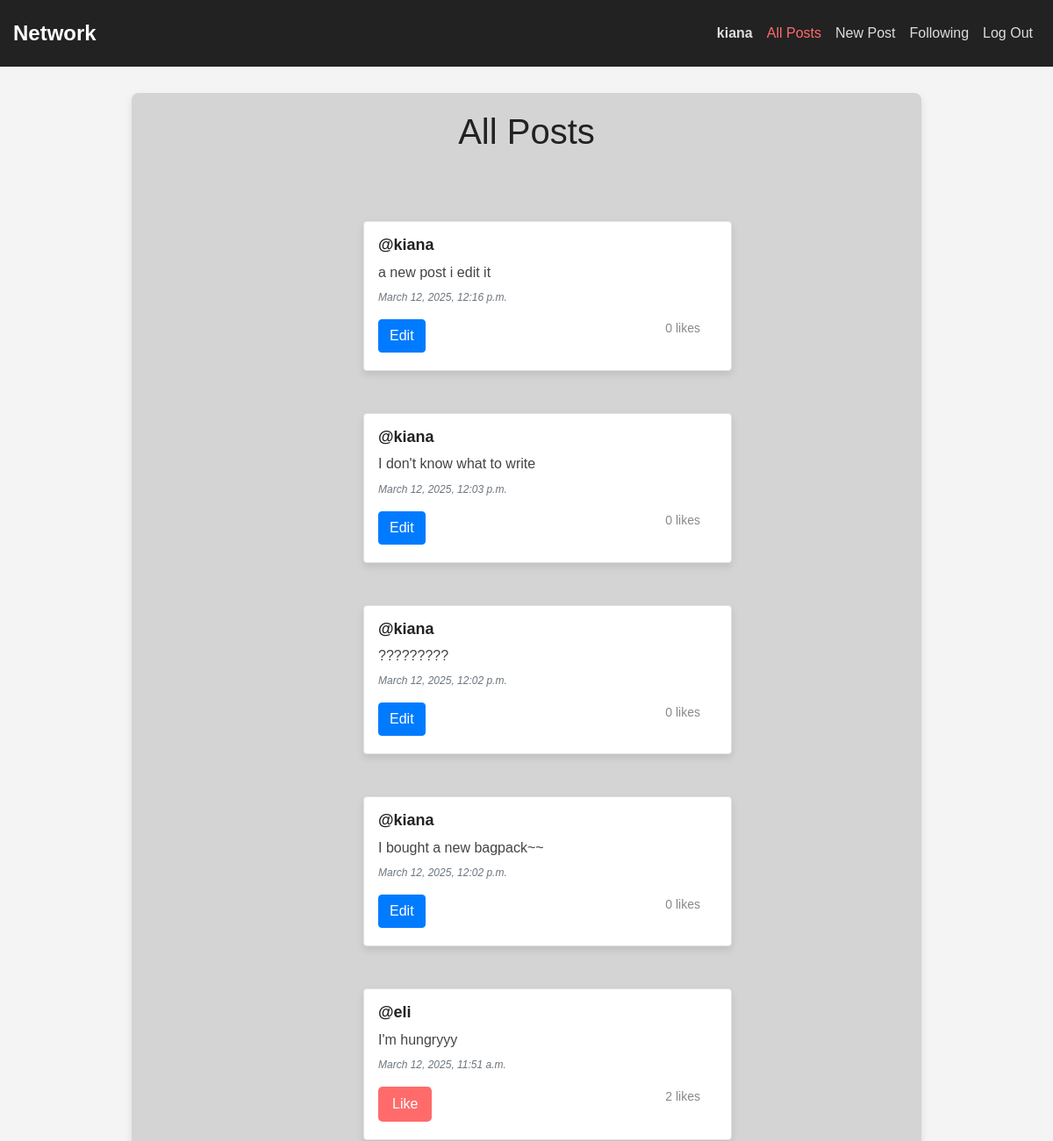
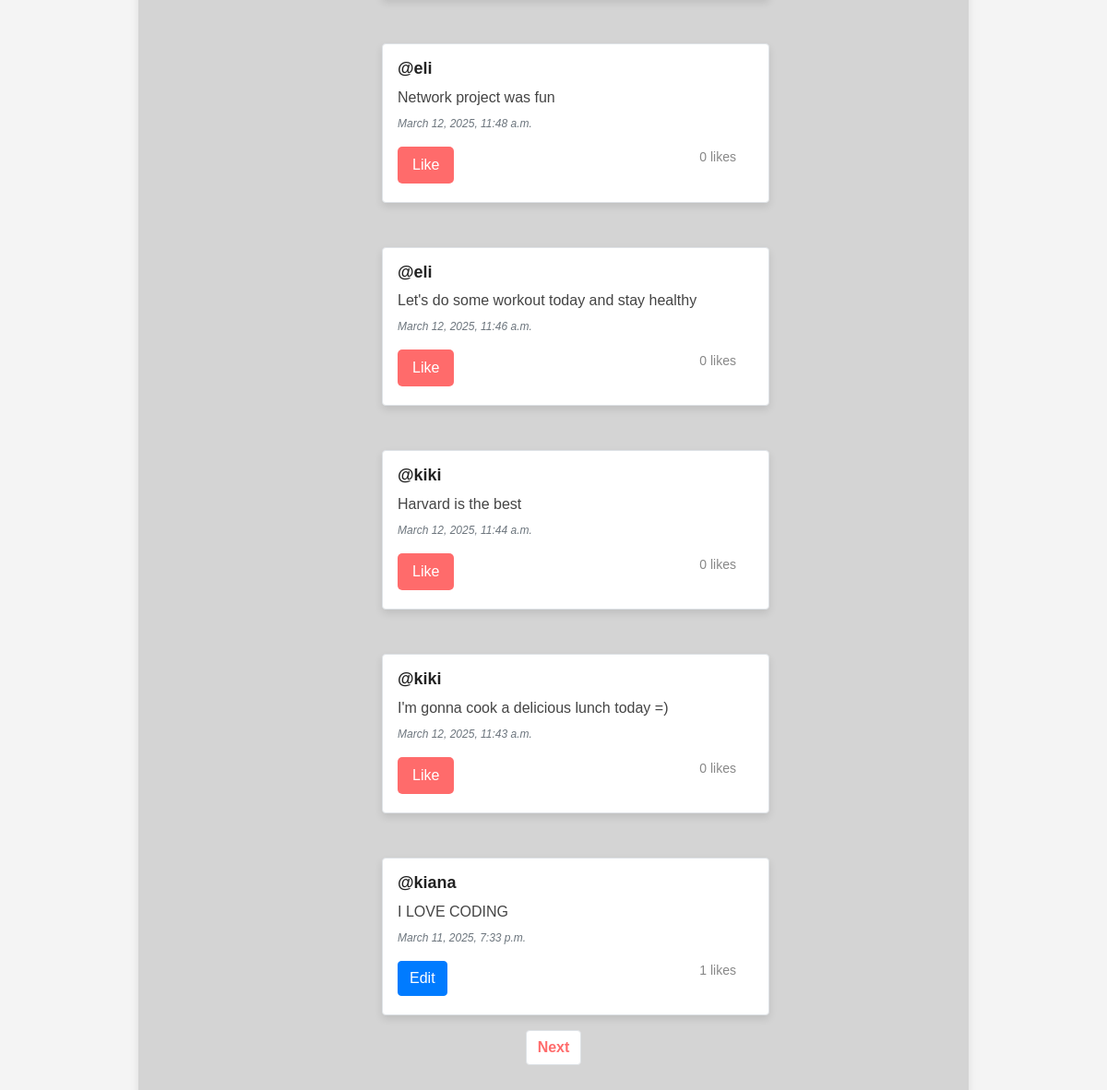
/ (signed in), run on the app's committed database (2 pictures, top to bottom).
### network/models.py (models this page shows, shortened)
class User(AbstractUser):
    pass

class Post(models.Model):
    content = models.CharField(max_length=140)
    user = models.ForeignKey(User, on_delete=models.CASCADE, related_name="author")
    date = models.DateTimeField(auto_now_add=True)

### network/views.py (the view)
# urls.py: path("", views.index, name="index"),
def index(request):
    allPosts = Post.objects.all().order_by("id").reverse()
    paginator = Paginator(allPosts, 10)
    page_number = request.GET.get('page')
    page_obj = paginator.get_page(page_number)
    return render(request, "network/index.html", {
        "allPosts": allPosts,
        "page_obj": page_obj
    })

### network/templates/network/index.html (shortened to what this page needs)
{% extends "network/layout.html" %}
{% block body %}
    <h1>All Posts</h1>
    <div class="allPosts d-flex flex-column align-items-center">
        {% for post in page_obj %}
           <div class="post ml-5 mt-5 pl-3 pt-3 border w-50 rounded">
                <h5 class="username"><a href="{% url 'profile' user_id=post.user.id %}">@{{ post.user }}</a></h5>
                <h6 class="content" id="content_{{ post.id }}">{{ post.content }}</h6>
                <p class="date text-muted small font-italic">{{ post.date }}</p>
                <div class="d-flex justify-content-between align-items-center">
                    {% if user.is_authenticated %}
                        {% if user == post.user %}
                            <div class="d-flex justify-content-around">
                                <button class="btn btn-primary" type="button" data-toggle="modal" data-target="#modal_edit_post_{{ post.id }}">Edit</button>
                            </div>
                        {% endif %}
                        {% if user != post.user %}
                            <button class="like-btn" id="like-btn-{{ post.id }}" data-post-id="{{ post.id }}" onclick="toggleLike('{{ post.id }}')">
                                {% if request.user in post.users_liked.all %}
                                Unlike
                                {% else %}
                                Like
                                {% endif %}
                            </button>
                        {% endif %}
                    {% endif %}
                    <p id="like-count-{{ post.id }}" class="likeCount">
                        {{ post.users_liked.count }} likes
                    </p>
                </div>
           </div>
        {% endfor %}
    </div>
    <nav aria-label="Page navigation example">
        <ul class="pagination d-flex justify-content-center mt-3">
            {% if page_obj.has_next %}
               <li class="page-item"><a class="page-link" href="?page={{page_obj.next_page_number }}">Next</a></li>
            {% endif %}
        </ul>
      </nav>
{% endblock %}

### network/templates/network/layout.html (shortened to what this page needs)
{% load static %}
<!DOCTYPE html>
<html lang="en">
    <head>
        <link rel="stylesheet" href="https://stackpath.bootstrapcdn.com/bootstrap/4.4.1/css/bootstrap.min.css">
        <link href="{% static 'network/styles.css' %}" rel="stylesheet" type="text/css">
    </head>
    <body>
        <nav class="navbar navbar-expand-lg">
            <a class="navbar-brand" href="{% url 'index' %}">Network</a>
            <div class="collapse navbar-collapse">
                <ul class="navbar-nav ml-auto">
                    {% if user.is_authenticated %}
                        <li class="nav-item {% if request.path == '/profile/' %}active{% endif %}">
                            <a class="nav-link" href="{% url 'profile' user_id=user.id %}"><strong>{{ user.username }}</strong></a>
                        </li>
                        <li class="nav-item {% if request.path == '/' %}active{% endif %}">
                            <a class="nav-link" href="{% url 'index' %}">All Posts</a>
                        </li>
                        <li class="nav-item {% if request.path == '/newPost/' %}active{% endif %}">
                            <a class="nav-link" href="{% url 'newPost' %}">New Post</a>
                        </li>
                        <li class="nav-item {% if request.path == '/following/' %}active{% endif %}">
                            <a class="nav-link" href="{% url 'following' %}">Following</a>
                        </li>
                        <li class="nav-item {% if request.path == '/logout/' %}active{% endif %}">
                            <a class="nav-link" href="{% url 'logout' %}">Log Out</a>
                        </li>
                    {% endif %}
                </ul>
            </div>
        </nav>
        <div class="content-body">
            {% block body %}
            {% endblock %}
        </div>
    </body>
</html>

### network/static/network/styles.css (style rules this page uses)
body { background-color: #f4f4f4; font-family: Arial, sans-serif; margin: 0; padding: 0; }
.navbar { background-color: #222; padding: 15px; }
.navbar-brand { color: #fff !important; font-weight: bold; font-size: 24px; }
.navbar-nav .nav-item .nav-link { color: #ddd; transition: color 0.3s; }
.navbar-nav .nav-item .nav-link:hover, .navbar-nav .nav-item.active .nav-link { color: #ff6b6b; }
.content-body { max-width: 900px; margin: 30px auto; background: rgb(212, 212, 212); padding: 20px; border-radius: 8px; box-shadow: 0 4px 8px rgba(0, 0, 0, 0.1); }
h1 { text-align: center; margin-bottom: 30px; color: #222; }
.allPosts { display: flex; flex-direction: column; align-items: center; padding: 0 10px; }
.post { width: 50%; margin-left: 5%; margin-top: 20px; padding: 20px; background-color: white; border-radius: 8px; box-shadow: 0 4px 8px rgba(0, 0, 0, 0.1); border: 1px solid #ddd; }
.username { font-size: 18px; font-weight: bold; color: #333; }
.username a { text-decoration: none; color: #222; }
.content { font-size: 16px; color: #444; margin-top: 10px; }
.date { font-size: 12px; color: #888; font-style: italic; margin-top: 10px; }
.like-btn { background-color: #ff6b6b; color: white; border: none; padding: 8px 16px; border-radius: 5px; transition: background 0.3s ease; }
.pagination { display: flex; justify-content: center; margin-top: 30px; }
.page-item { margin: 0 5px; }
.page-link { color: #ff6b6b; font-weight: bold; }
.likeCount { font-size: 14px; color: #888; margin-right: 15px; }

### data on the page
User: username "kiana"
Post: user "kiana", content "a new post i edit it", date "March 12, 2025, 12:16 p.m.", users_liked.count "0"
Post: user "kiana", content "I don't know what to write", date "March 12, 2025, 12:03 p.m.", users_liked.count "0"
Post: user "kiana", content "?????????", date "March 12, 2025, 12:02 p.m.", users_liked.count "0"
Post: user "kiana", content "I bought a new bagpack~~", date "March 12, 2025, 12:02 p.m.", users_liked.count "0"
Post: user "eli", content "I'm hungryyy", date "March 12, 2025, 11:51 a.m.", shows "Like", users_liked.count "2"
Post: user "eli", content "Network project was fun", date "March 12, 2025, 11:48 a.m.", shows "Like", users_liked.count "0"
Post: user "eli", content "Let's do some workout today and stay healthy", date "March 12, 2025, 11:46 a.m.", shows "Like", users_liked.count "0"
Post: user "kiki", content "Harvard is the best", date "March 12, 2025, 11:44 a.m.", shows "Like", users_liked.count "0"
Post: user "kiki", content "I'm gonna cook a delicious lunch today =)", date "March 12, 2025, 11:43 a.m.", shows "Like", users_liked.count "0"
Post: user "kiana", content "I LOVE CODING", date "March 11, 2025, 7:33 p.m.", users_liked.count "1"
